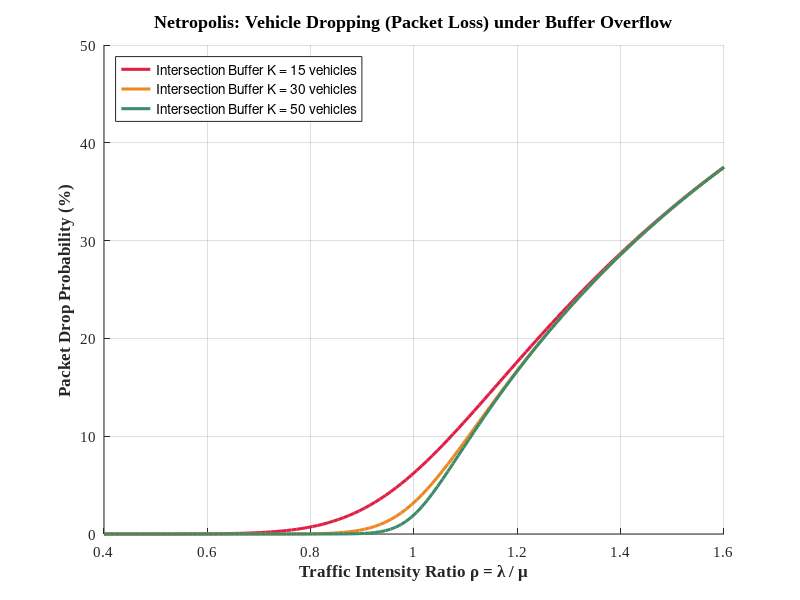

MATLAB code for this plot:
%% Netropolis: Packet Loss vs Congestion (M/M/1/K Finite Queue Model)
% Demonstrates how packet vehicle drop probability escalates when
% intersection buffer capacity K is bounded.

clear; clc; close all;

fprintf('Running Experiment 2: Packet Loss vs Congestion...\n');

% Router intersection queue capacity (K packets)
K_values = [15, 30, 50]; % Different buffer sizes
rho = linspace(0.4, 1.6, 120); % Traffic intensity (offered load / capacity)

figure('Color', [0.98, 0.98, 0.99], 'Name', 'Netropolis - Packet Loss vs Congestion');
hold on;
colors = [0.88, 0.12, 0.28; 0.92, 0.53, 0.14; 0.24, 0.55, 0.41];

for idx = 1:length(K_values)
    K = K_values(idx);
    % M/M/1/K blocking probability:
    % P_loss = ( (1 - rho) * rho^K ) / ( 1 - rho^(K+1) )
    P_loss = zeros(size(rho));
    for i = 1:length(rho)
        r = rho(i);
        if abs(r - 1.0) < 1e-4
            P_loss(i) = 1 / (K + 1);
        else
            P_loss(i) = ((1 - r) * (r^K)) / (1 - (r^(K + 1)));
        end
    end
    plot(rho, P_loss * 100, 'LineWidth', 2.2, 'Color', colors(idx, :), ...
        'DisplayName', sprintf('Intersection Buffer K = %d vehicles', K));
end

grid on;
set(gca, 'FontName', 'Times New Roman', 'FontSize', 11);
xlabel('Traffic Intensity Ratio \rho = \lambda / \mu', 'FontSize', 12, 'FontWeight', 'bold');
ylabel('Packet Drop Probability (%)', 'FontSize', 12, 'FontWeight', 'bold');
title('Netropolis: Vehicle Dropping (Packet Loss) under Buffer Overflow', 'FontSize', 13);
legend('Location', 'northwest');
ylim([0, 50]);

saveas(gcf, 'plot_packet_loss_vs_congestion.png');
fprintf('Saved figure: plot_packet_loss_vs_congestion.png\n');
